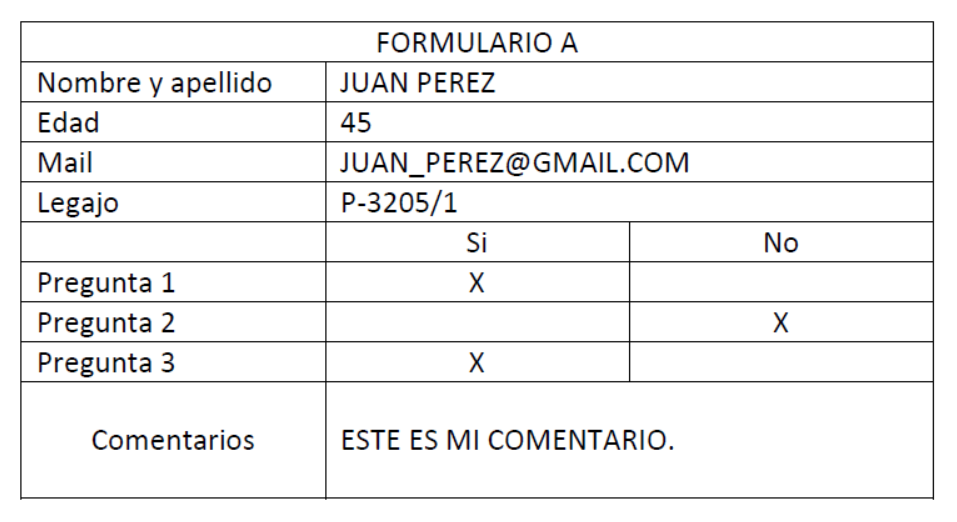
#> input picture Ej2/formulario_01.png, 957 x 522 px; its folder holds only this picture in this run
$ python formularios.py   (older library calls are emulated)
#> lines starting #> are read from the running program, lines starting #| are printed output that depends on the picture; after the words box and inside, x2 and y2 are one past the last pixel; in counts of white or black regions, pixels touching at a corner belong together
### Ej2/funciones.py
import cv2
import numpy as np
import matplotlib.pyplot as plt

#-----------# SEGMENTACION DE LINEAS DEL FORMULARIO #-----------#

# Encontrar el inicio y el fin de las líneas horizontales y verticales

def find_start_end(arr):
    start = None
    end = None
    segments = []
    for i, val in enumerate(arr):
        if val and start is None:
            start = i
        elif not val and start is not None:
            end = i
            segments.append((start, end))
            start = None
            end = None
    return segments


#-----------# VALIDACION DE CONTENIDO #-----------#

# Validar las preguntas:
# Preguntas: se debe marcar con 1 caracter una de las dos celdas SI y NO.
# No pueden estar ambas vacías ni ambas completas.

def validarPreguntas(preguntas):
 texto = ""

 for key in preguntas.keys():
   if ((preguntas[key][2] + preguntas[key][4]) != 1):
     texto += f"{preguntas[key][0]}: MAL \n"
   else:
    texto += f"{preguntas[key][0]}: OK \n"

 return texto

#Validar los campos:

def validarCampos(formulario):
  texto = ""
  for campo in formulario.keys():
      if campo == 1: #Nombrey Apellido  Debe contener al menos 2 palabras y no más de 25 caracteres en total.
        #return (cantidad_comp <=25 and cantidad_palabras <=2)
        if (formulario[campo][2] <=25 and formulario[campo][3] >=2):
          texto += f"Nombre y Apellido: OK \n"
        else:
           texto += f"Nombre y Apellido: MAL \n"
      if campo == 2:  #Edad  Debe contener 2 o 3 caracteres.
        if (formulario[campo][2] <=3 and formulario[campo][2] >=2):
          texto += f"Edad: OK \n"
        else:
            texto +=f"Edad: MAL \n"
      if campo == 3: #Mail  Debe contener 1 palabra y no más de 25 caracteres.
        if (formulario[campo][2] <=25 and formulario[campo][3] <=1):
         texto +=f"Mail: OK \n"
        else:
            texto +=f"Mail: MAL \n"
      if campo == 4: #Legajo   8 caracteres formando 1 sola palabra.
        if (formulario[campo][2] ==8 and formulario[campo][3] <=1):
         texto +=f"Legajo: OK \n"
        else:
           texto +=f"Legajo: MAL \n"
      if campo == 9: #Comentario   No debe contener más de 25 caracteres.
        if (formulario[campo][2]<=25):
            texto +=f"Comentario: OK \n"
        else:
           texto +=f"Comentario: MAL \n"

  return texto


#-----------# VALIDACION DEL FORMULARIO #-----------#

def validarFormulario(imagen):

  # Aplicar umbral a la imagen
  umbral = 120  # Ajusta el umbral según tu imagen
  img_th = cv2.threshold(imagen, umbral, 255, cv2.THRESH_BINARY_INV)[1]
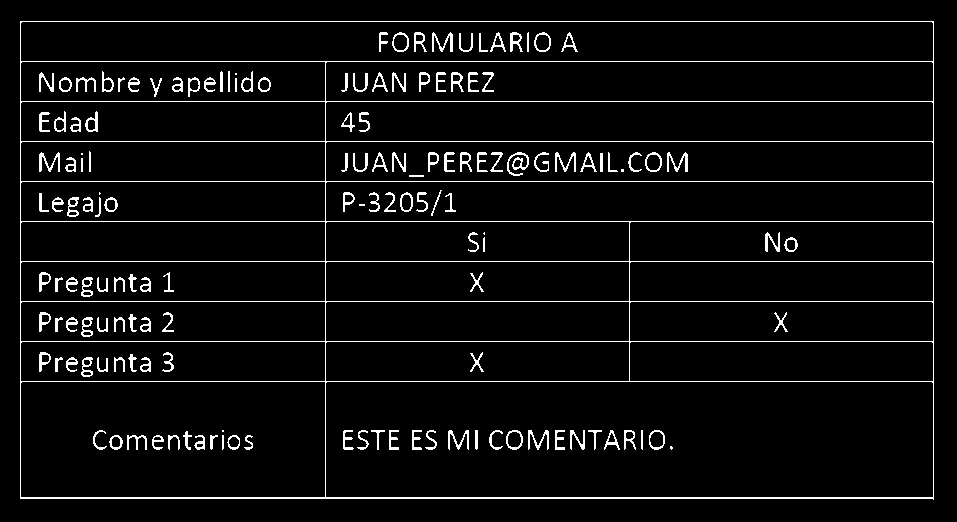
#> img_th: shape (522, 957); 5% white in thin lines or dots, all inside (x1, y1, x2, y2) = (20, 21, 934, 500)
  #cv2.imshow(img_th)
  # Sumar los valores de los píxeles en cada columna y fila
  img_cols = np.sum(img_th, axis=0)
#> img_cols = 957 values, max 122145 at index 933, min 0 at index 0, mean 6623.6
  img_rows = np.sum(img_th, axis=1)
#> img_rows = 522 values, max 233070 at index 21, min 0 at index 0, mean 12143.3

  # Definir umbrales para detectar las líneas
  th_row = 0.75 * np.max(img_rows)
#> th_row = 174802.5
  th_col = 0.32 * np.max(img_cols)
#> th_col = 39086.4

  # Detectar las posiciones de las líneas horizontales y verticales
  img_rows_th = img_rows > th_row
  img_cols_th = img_cols > th_col

  # Encontrar segmentos de líneas horizontales y verticales
  rows_segments = find_start_end(img_rows_th)
#> the loop in find_start_end, `for i, val in enumerate(arr):` made 522 passes
#> val on passes 1 to 8: False, False, False, False, False, False, False, False
#> after the loop in find_start_end, `for i, val in enumerate(arr):`: segments = [(21, 22), (61, 62), (101, 102), (141, 142), (181, 182), (221, 222), (261, 262), (301, 302), (341, 342), (381, 382), (497, 499)]
#> rows_segments has the same summary as segments in find_start_end
  cols_segments = find_start_end(img_cols_th)
#> the loop in find_start_end (call 2), `for i, val in enumerate(arr):` made 957 passes
#> cols_segments = [(20, 21), (325, 326), (629, 630), (933, 934)]

  # Dibujar líneas en la imagen original para visualizar los bordes
  imagen_color = cv2.cvtColor(img_th, cv2.COLOR_GRAY2BGR)

  for start, end in rows_segments:
      cv2.line(imagen_color, (0, start), (imagen.shape[1], start), (0, 0, 255), 2)
#> this loop made 11 passes
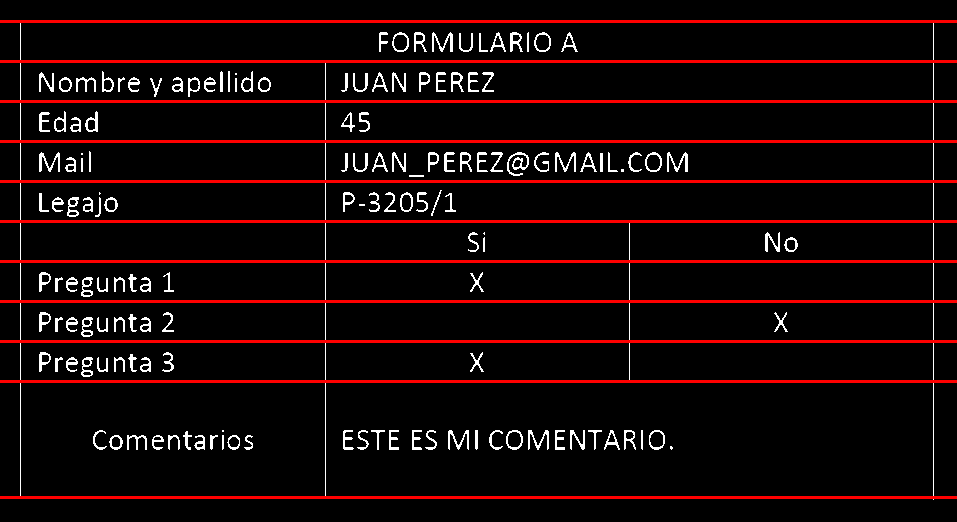
#> imagen_color: shape (522, 957, 3); mean B, G, R 7, 7, 23.2

  for start, end in cols_segments:
      cv2.line(imagen_color, (start, 0), (start, imagen.shape[0]), (0, 0, 255), 2)
#> this loop made 4 passes
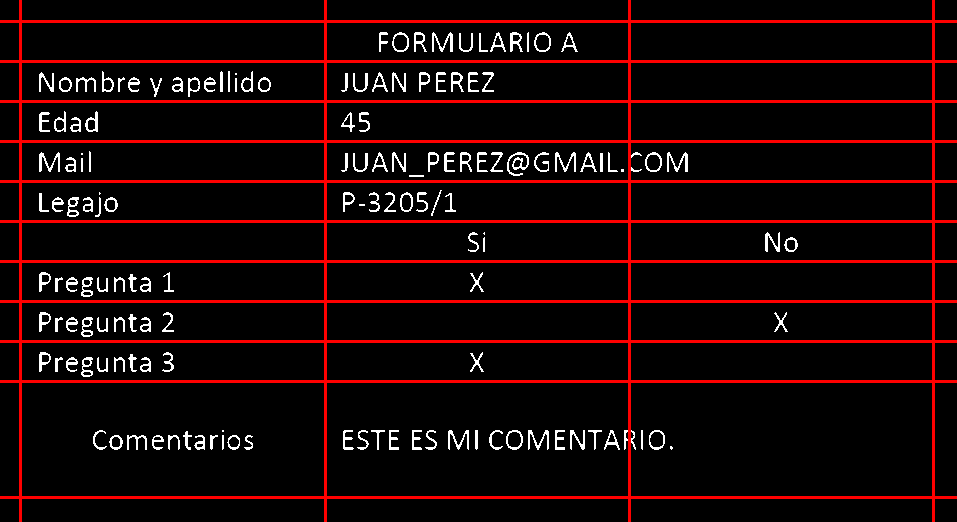
#> imagen_color: shape (522, 957, 3); 1.17% of pixels changed, all inside (x1, y1, x2, y2) = (19, 0, 935, 522)

  #cv2.imshow(imagen_color)

  # Elimino los campos fijos del formulario
  rows_segments = rows_segments[1:]
#> rows_segments = [(61, 62), (101, 102), (141, 142), (181, 182), (221, 222), (261, 262), (301, 302), (341, 342), (381, 382), (497, 499)]
  cols_segments = cols_segments[1:]
#> cols_segments = [(325, 326), (629, 630), (933, 934)]

  filas3_cols = [4,5,6,7]

  formulario = {1:['Nombre y apelido'],2:['Edad'],3:['Mail'],4:['Legajo'],9:['Comentario']}
  preguntas = {6:['Pregunta 1'], 7:['Pregunta 2'],8:['Pregunta 3']}

  # Obtener las celdas y los caracteres dentro de cada celda de preguntas
  for i in range(5,8):
      for j in range(len(cols_segments) - 1):

          # Definir las coordenadas de la celda actual
          y1 = rows_segments[i][0]
          y2 = rows_segments[i + 1][1]
          x1 = cols_segments[j][0]
          x2 = cols_segments[j + 1][1]

          # Recortar la celda de la imagen
          celda_img = img_th[y1:y2, x1:x2]

          # Eliminar componentes conectadas pequeñas
          _, labels, stats, _ = cv2.connectedComponentsWithStats(celda_img, 8, cv2.CV_32S)
          preguntas[i+1].append(celda_img)

          # Definir un umbral de área para eliminar componentes pequeñas
          th_area = 5  # Ajusta este umbral hasta el punto =5

          cantidad_componentes = len(stats) - 2
          #print(f"fila {preguntas[i+1][0]}, columna {j+1} cant-comp:  {cantidad_componentes}")
          preguntas[i+1].append(cantidad_componentes)

          # Filtrar componentes por área
          ix_area = stats[:, -1] > th_area
          stats = stats[ix_area, :]

          # Dibujar un rectángulo alrededor de cada componente conectada
          for stat in stats:
              x, y, w, h, area = stat
              cv2.rectangle(imagen_color, (x + x1, y + y1), (x + x1 + w, y + y1 + h), (0, 255, 0), 2)
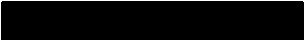
#> celda_img: shape (41, 305); 5.5% white in thin lines or dots
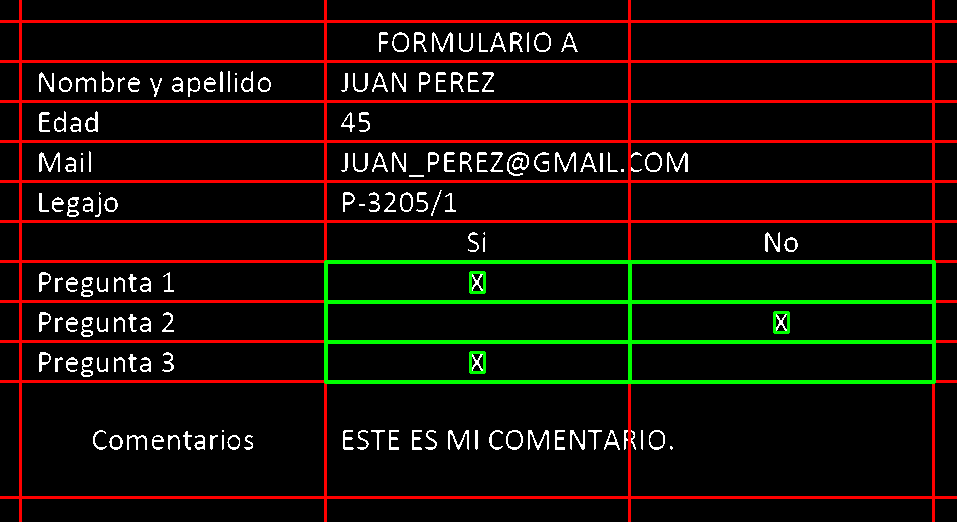
#> imagen_color: shape (522, 957, 3); 2.34% of pixels changed, all inside (x1, y1, x2, y2) = (324, 260, 936, 384)


  for i in range(len(rows_segments) - 1):
      if i in filas3_cols:
        continue
      for j in range(len(cols_segments) - 1):
          if j == 1:
            continue
          # Definir las coordenadas de la celda actual
          y1 = rows_segments[i][0]
          y2 = rows_segments[i + 1][1]
          x1 = cols_segments[j][0]
          x2 = cols_segments[j + 2][1]

          # Recortar la celda de la imagen
          celda_img = img_th[y1:y2, x1:x2]

          formulario[i+1].append(celda_img)

          # Eliminar componentes conectadas pequeñas
          _, labels, stats, centroids = cv2.connectedComponentsWithStats(celda_img, 8, cv2.CV_32S)

          #print(stats, label)

          # Definir un umbral de área para eliminar componentes pequeñas
          th_area = 5  # Ajusta este umbral hasta el punto . = 5

          cantidad_componentes = len(stats) - 2
          #print(f"fila {formulario[i+1][0]}, cant-comp: {cantidad_componentes}")
          formulario[i+1].append(cantidad_componentes)

           # Filtrar componentes por área
          ix_area = stats[:, -1] > th_area
          stats = stats[ix_area, :]


          #Calcular el umbral de distancia entre componentes para separar palabras
          anchos=[]
          distancias=[]
          cantidad_palabras=0
          umbral_espacios=9
          #https://docs.opencv.org/3.4/d3/dc0/group__imgproc__shape.html

          conjuntos_componentes = []
          conjunto_actual = []
          conjunto_valores_especialesLegajo=[14,15,17]
          conjunto_valores_especielesMail=[10,11,19]

          # Iterar a través de las etiquetas de las componentes
          for label in range(2, len(stats)):
              componente = (labels == label).astype(np.uint8)

              if conjunto_actual:
                  # Calcular la distancia horizontal entre componentes
                  distancia_horizontal = stats[label, cv2.CC_STAT_LEFT] - (stats[label - 1, cv2.CC_STAT_LEFT] + stats[label - 1, cv2.CC_STAT_WIDTH])
                  #if i+1==3:
                    #print(f"distancia:{distancia_horizontal}")
                    #print(f"Altura{stats[label, cv2.CC_STAT_HEIGHT]}")
                  if distancia_horizontal >= umbral_espacios and distancia_horizontal <22 and  stats[label, cv2.CC_STAT_HEIGHT]>10:
                    # Reglas especiales para filtrar caracteres -,/,_ en los campos Mial y Legajo

                    if (i+1==4 and distancia_horizontal in conjunto_valores_especialesLegajo) or (i+1==3 and distancia_horizontal in conjunto_valores_especielesMail) :continue
                    else:
                      conjuntos_componentes.append(conjunto_actual)
                      conjunto_actual = []
                      espacios_entre_componentes = 0
                      #print(distancia_horizontal)

              conjunto_actual.append(componente)


          # Agregar el último conjunto si existe
          if conjunto_actual:
              conjuntos_componentes.append(conjunto_actual)
          # Imprimir la cantidad de conjuntos (palabras) para fines de validación
          cantidad_palabras = len(conjuntos_componentes)
          #if cantidad_componentes!=0:#si no esta vacio se considera al menos una palabra
          #   cantidad_palabras+=1

          #print("Cantidad de palabras:", cantidad_palabras)
          formulario[i+1].append(cantidad_palabras)


          # Dibujar un rectángulo alrededor de cada componente conectada
          for stat in stats:
              x, y, w, h, area = stat
              cv2.rectangle(imagen_color, (x + x1, y + y1), (x + x1 + w, y + y1 + h), (0, 255, 0), 2)
#> this loop made 9 passes
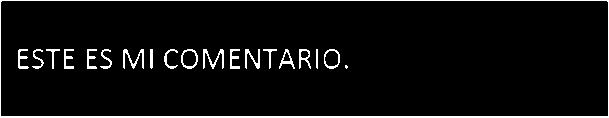
#> celda_img: shape (118, 609); 5.3% white; 20 white regions (1 under 20 px), largest, box (x1, y1, x2, y2) and area: (0, 0, 609, 118) 2059, (203, 49, 224, 69) 159, (123, 49, 144, 69) 158
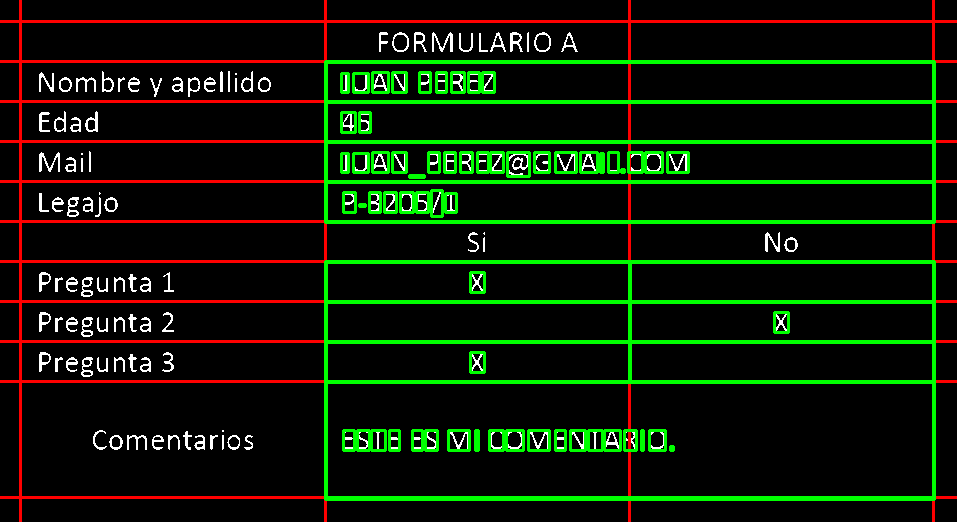
#> imagen_color: shape (522, 957, 3); 5.59% of pixels changed, all inside (x1, y1, x2, y2) = (324, 60, 936, 501)
#> after the loop, distancia_horizontal = 5; espacios_entre_componentes = 0

 # Mostrar la imagen con los bordes detectados y los caracteres resaltados

  ax1 = plt.subplot(121)
  plt.imshow(imagen, cmap='gray')
  plt.title('Formulario Original')

  plt.subplot(122, sharex=ax1, sharey=ax1)
  plt.imshow(imagen_color, cmap='gray')
  plt.title('Imagen procesada')

  # Texto para la primera función
  text_validar_campos = validarCampos(formulario)
  plt.text(1.2, -0.3, text_validar_campos, ha='left', va='center', transform=ax1.transAxes, bbox=dict(facecolor='white', alpha=0.8))

  # Texto para la segunda función
  text_validar_preguntas = validarPreguntas(preguntas)
  plt.text(1.7, -0.25, text_validar_preguntas, ha='center', va='center', transform=ax1.transAxes, bbox=dict(facecolor='white', alpha=0.8))

  plt.show()

### Ej2/formularios.py
import cv2
import numpy as np
import matplotlib.pyplot as plt
import os

# Importar funciones necesarias
from funciones import *


# Imagen individual
"""
imagen = cv2.imread('./formulario_01.png', 0)
validarFormulario(imagen)

"""

# Todos los archivos que terminan en .png
directory = './'  # Directorio actual
image_files = [f for f in os.listdir(directory) if f.endswith('.png')]
#print(image_files)
x=1
for filename in image_files:
    image_path = os.path.join(directory, filename)
    imagen = cv2.imread(image_path, 0)
    #print(f"Formulario {x}:")
    print(filename)
    validarFormulario(imagen)
    x+=1

$ run again, on Ej2/formulario_05.png
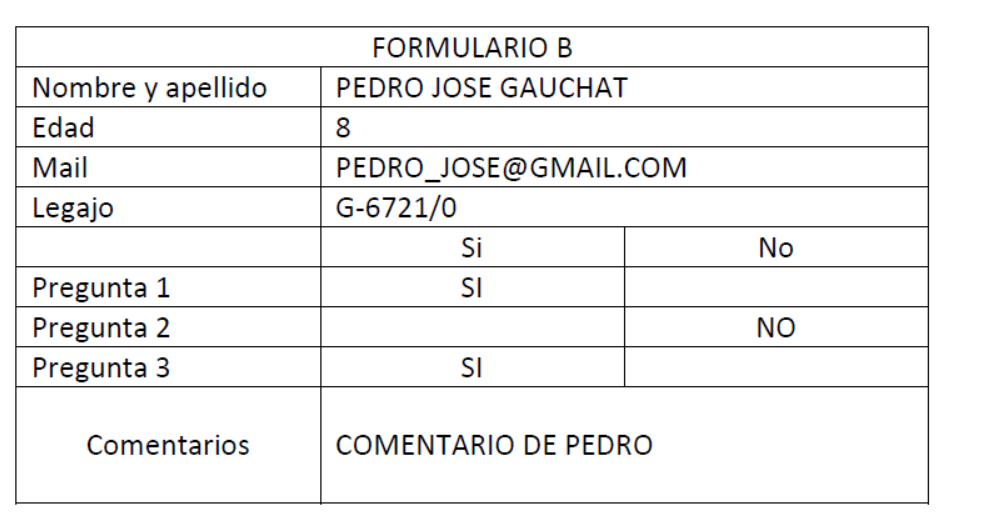
#> input picture Ej2/formulario_05.png, 986 x 525 px
#> img_th: shape (525, 986); 5% white in thin lines or dots, all inside (x1, y1, x2, y2) = (15, 26, 929, 505)
#> img_cols = 986 values, max 122145 at index 928, min 0 at index 0, mean 6641.6
#> img_rows = 525 values, max 233070 at index 26, min 0 at index 0, mean 12473.6
#> th_row = 174802.5
#> th_col = 39086.4
#> the loop in find_start_end, `for i, val in enumerate(arr):` made 525 passes
#> val on passes 1 to 8: False, False, False, False, False, False, False, False
#> after the loop in find_start_end, `for i, val in enumerate(arr):`: segments = [(26, 27), (66, 67), (106, 107), (146, 147), (186, 187), (226, 227), (266, 267), (306, 307), (346, 347), (386, 387), (502, 504)]
#> in validarFormulario, `rows_segments = find_start_end(img_rows_th)`: rows_segments has the same summary as segments in find_start_end
#> the loop in find_start_end (call 2), `for i, val in enumerate(arr):` made 986 passes
#> in validarFormulario, `cols_segments = find_start_end(img_cols_th)`: cols_segments = [(15, 16), (320, 321), (624, 625), (928, 929)]
#> the loop in validarFormulario, `for start, end in rows_segments:` made 11 passes
#> the loop in validarFormulario, `for start, end in cols_segments:` made 4 passes
#> after the loop in validarFormulario, `for start, end in cols_segments:`:
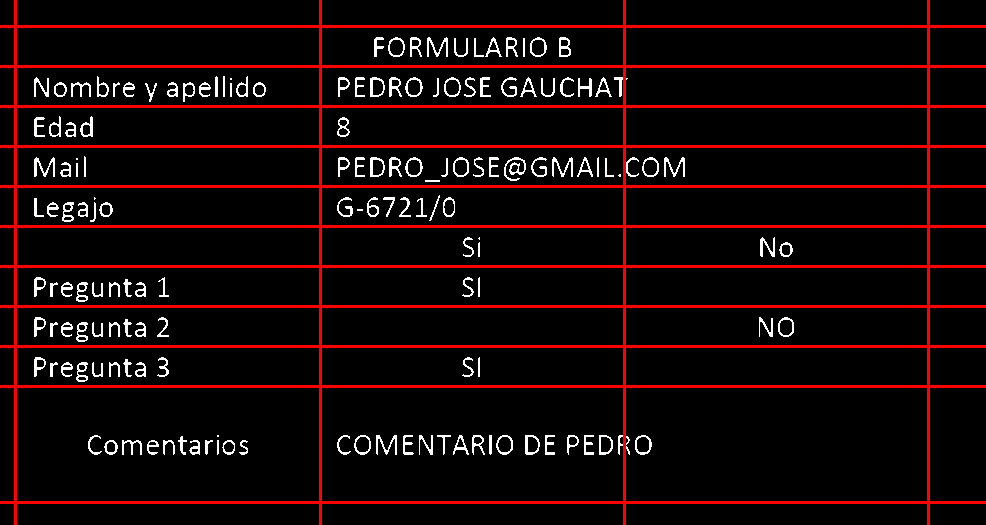
#> imagen_color: shape (525, 986, 3); mean B, G, R 6.5, 6.5, 25.4
#> in validarFormulario, `rows_segments = rows_segments[1:]`: rows_segments = [(66, 67), (106, 107), (146, 147), (186, 187), (226, 227), (266, 267), (306, 307), (346, 347), (386, 387), (502, 504)]
#> in validarFormulario, `cols_segments = cols_segments[1:]`: cols_segments = [(320, 321), (624, 625), (928, 929)]
#> the loop in validarFormulario, `for i in range(len(rows_segments) - 1):` made 9 passes
#> after the loop in validarFormulario, `for i in range(len(rows_segments) - 1):`:
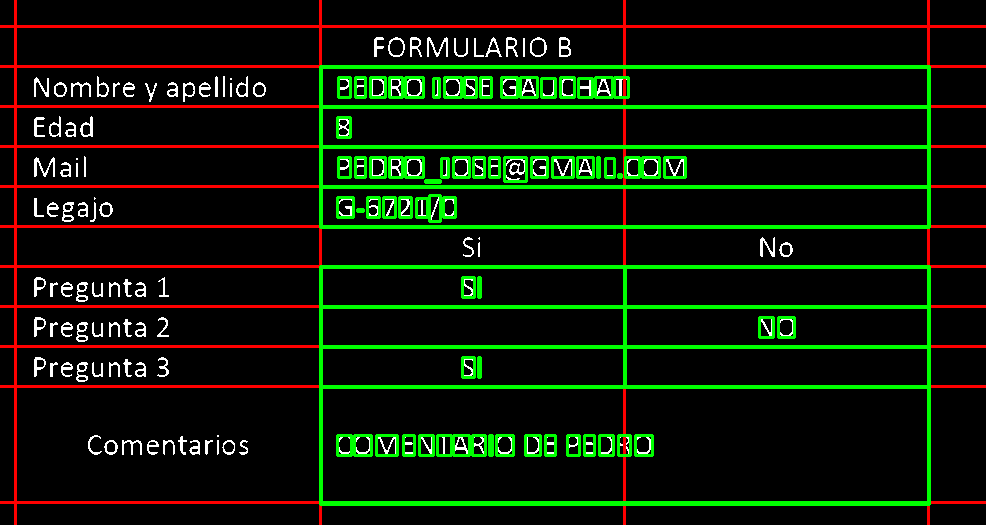
#> imagen_color: shape (525, 986, 3); mean B, G, R 5, 25.3, 13.6
#> after the loop in validarFormulario, `for i in range(len(rows_segments) - 1):`: distancia_horizontal = 5; espacios_entre_componentes = 0
